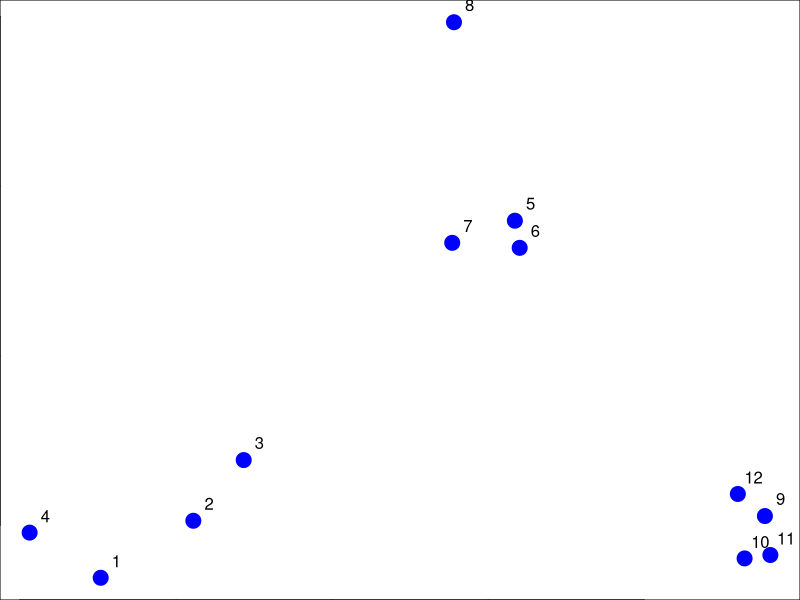
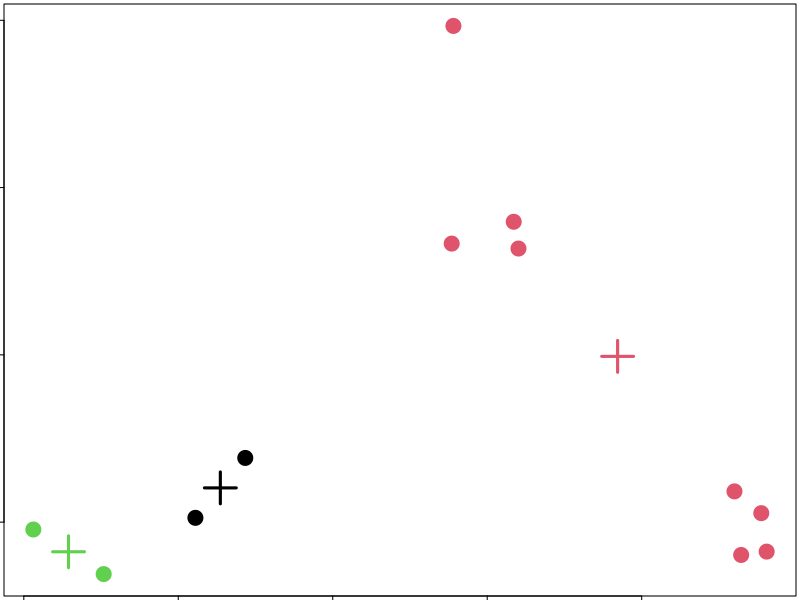
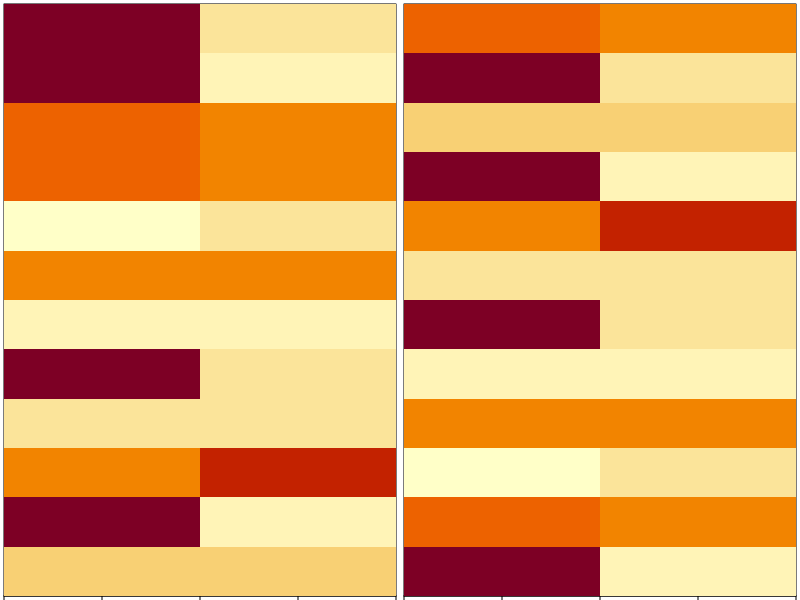

Recreate these plots in R, in order.
# K-Means Clustering
 
# sampling
set.seed(1234); par(mar=c(0,0,0,0))
x <- rnorm(12,mean=rep(1:3,each=4),sd=0.2)
y <- rnorm(12,mean=rep(c(1,2,1),each=4),sd=0.2)
plot(x,y,col="blue",pch=19,cex=2)
text(x+0.05,y+0.05,labels=as.character(1:12))
 
# k-means
dataFrame <- data.frame(x,y)
kmeansObj <- kmeans(dataFrame,centers=3)
names(kmeansObj)
 
kmeansObj$cluster
 
# plot k-means
par(mar=rep(0.2,4))
plot(x,y,col=kmeansObj$cluster,pch=19,cex=2)
points(kmeansObj$centers,col=1:3,pch=3,cex=3,lwd=3)
 
# heatmap
set.seed(1234)
dataMatrix <- as.matrix(dataFrame)[sample(1:12),]
kmeansObj2 <- kmeans(dataMatrix,centers=3)
par(mfrow=c(1,2),mar=rep(0.2,4))
image(t(dataMatrix)[,nrow(dataMatrix):1],yaxt="n")
image(t(dataMatrix)[,order(kmeansObj$cluster)],yaxt="n")